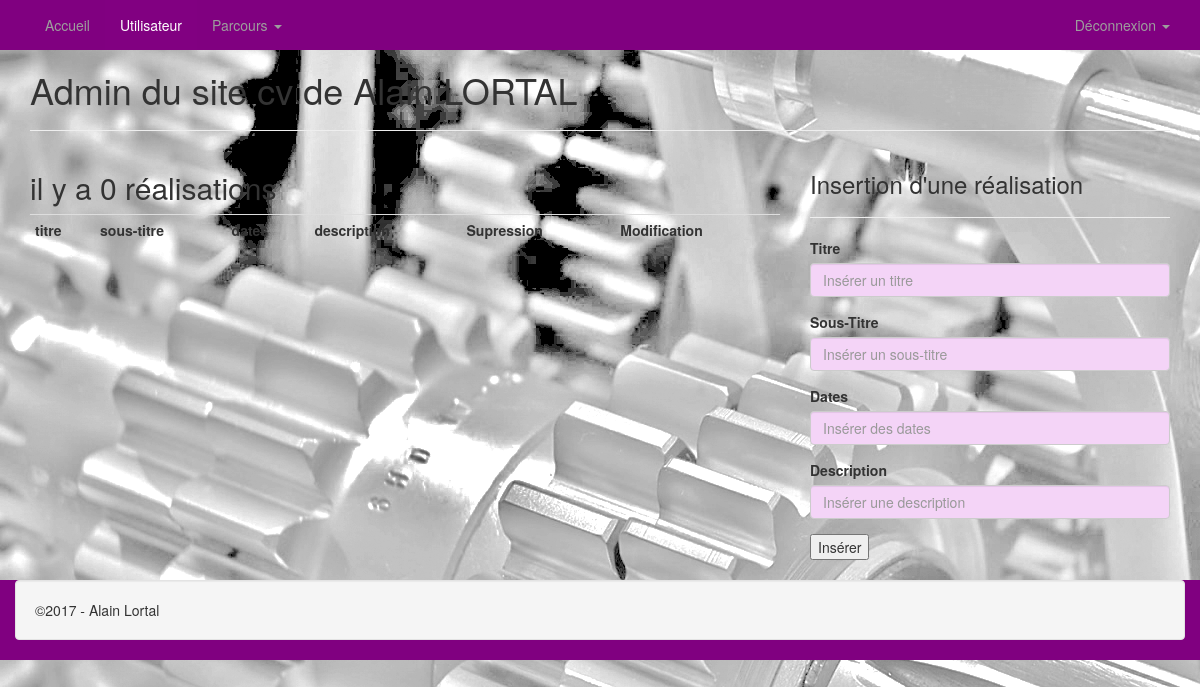
Page /admin/realisations.php (signed in) on the earlier database version.
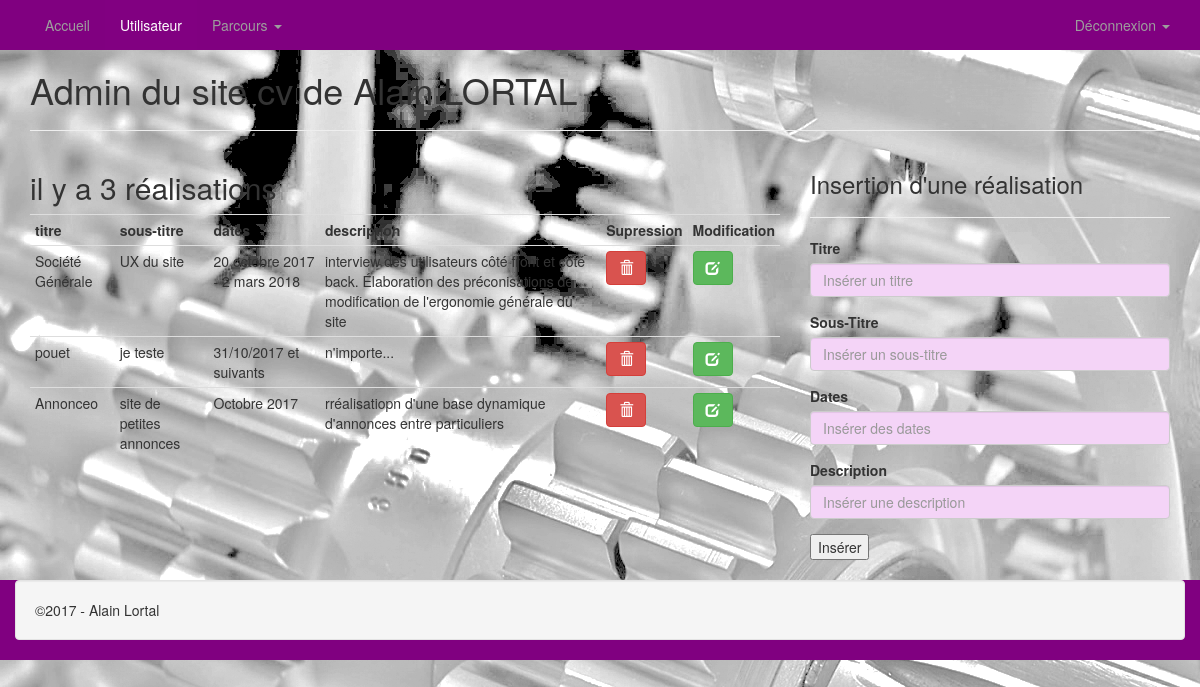
Same page on the later database version.
### tables this page shows
CREATE TABLE `t_realisations` (
  `id_realisation` int(3) NOT NULL,
  `r_titre` varchar(50) NOT NULL,
  `r_soustitre` varchar(50) NOT NULL,
  `r_dates` varchar(50) NOT NULL,
  `r_description` text NOT NULL,
  `utilisateur_id` int(3) NOT NULL
);

### admin/realisations.php (the view, shortened to what this page needs)
<?php require 'connexion.php';
?>
<!Doctype html>
<html lang="fr">
<head>
	<?php
		$sql = $pdoCV -> query("SELECT * FROM t_utilisateurs WHERE id_utilisateur = '1' ");
		$ligne_utilisateur = $sql -> fetch(PDO::FETCH_ASSOC);
	?>
    <link href="css/bootstrap.min.css" rel="stylesheet">
	<link href="css/styleadmin.css" rel="stylesheet">
</head>
<body>
	<?php include('inc/navbar.php');?>
	<section>
      	<div class="container">
			<h1>Admin du site cv de <?php echo($ligne_utilisateur['prenom'].' '.$ligne_utilisateur['nom']); ?></h1>
			<hr>
			<?php
					$sql = $pdoCV->prepare("SELECT * FROM t_realisations WHERE utilisateur_id='1'");
					$sql->execute();
					$nbr_realisations = $sql->rowCount();
			?>
			<div class="row">
		        <div class="col-md-8">
		        	<h2> il y a <?php echo $nbr_realisations; ?> réalisations</h2>
		            <table class="table  table-hover table-condensed">
							<tr>
								<th>titre</th>
								<th>sous-titre</th>
								<th>dates</th>
								<th>description</th>
								<th>Supression</th>
								<th>Modification</th>
							</tr>
							<tr>
							<?php while ($ligne_realisation = $sql->fetch()){ ?>
								<td><?php echo $ligne_realisation['r_titre']; ?></td>
								<td><?php echo $ligne_realisation['r_soustitre']; ?></td>
								<td><?php echo $ligne_realisation['r_dates']; ?></td>
								<td><?php echo $ligne_realisation['r_description']; ?></td>
								<td><a href="realisations.php?id_realisation=<?php echo $ligne_realisation['id_realisation']; ?> "><button type= "button" class="btn btn-danger"><span class="glyphicon glyphicon-trash"></button></a></td>
								<td><a href="modif_realisation.php?id_realisation=<?php echo $ligne_realisation['id_realisation']; ?> "><button type= "button" class="btn btn-success"><span class="glyphicon glyphicon-edit"></button></a></td>
							</tr>
							<?php } ?>
					</table>
		       	</div>
		    	<div class="col-md-4">
		    		<table class="table  table-hover table-condensed">
						<h3>Insertion d'une réalisation</h3>
						<hr>
							<div class="form-group">
								<form action="realisations.php" method="post">
										<label for="titre">Titre</label>
										<input type="text" name="titre" id="titre" placeholder="Insérer un titre" class="form-control">
									</div>
									<div class="form-group">
										<label for="soustitre">Sous-Titre</label>
										<input type="text" name="soustitre" id="soustitre" placeholder="Insérer un sous-titre" class="form-control">
									</div>
									<div class="form-group">
										<label for="dates">Dates</label>
										<input type="text" name="dates" id="dates" placeholder="Insérer des dates" class="form-control">
									</div>
									<div class="form-group">
										<label for="description">Description</label>
										<input type="text" name="description" id="description" placeholder="Insérer une description" class="form-control">
									</div>
									<div>
										<input type="submit" value="Insérer">
							</div>
					</table>
				</div>
			</div>
		</div>
	</section>
		<?php include('inc/footer.php');?>
</body>
</html>

Differences in the rows shown:
added t_realisations: r_titre "Société Générale", r_soustitre "UX du site", r_dates "20 octobre 2017 - 2 mars 2018", r_description "interview des utilisateurs côté front et côté back. Élaboration des préconisations de modification de l'ergonomie générale du site"
added t_realisations: r_titre "pouet", r_soustitre "je teste", r_dates "31/10/2017 et suivants", r_description "n'importe..."
added t_realisations: r_titre "Annonceo", r_soustitre "site de petites annonces", r_dates "Octobre 2017", r_description "rréalisatiopn d'une base dynamique d'annonces entre particuliers"
Other differences:
$nbr_realisations: "0" → "3"
